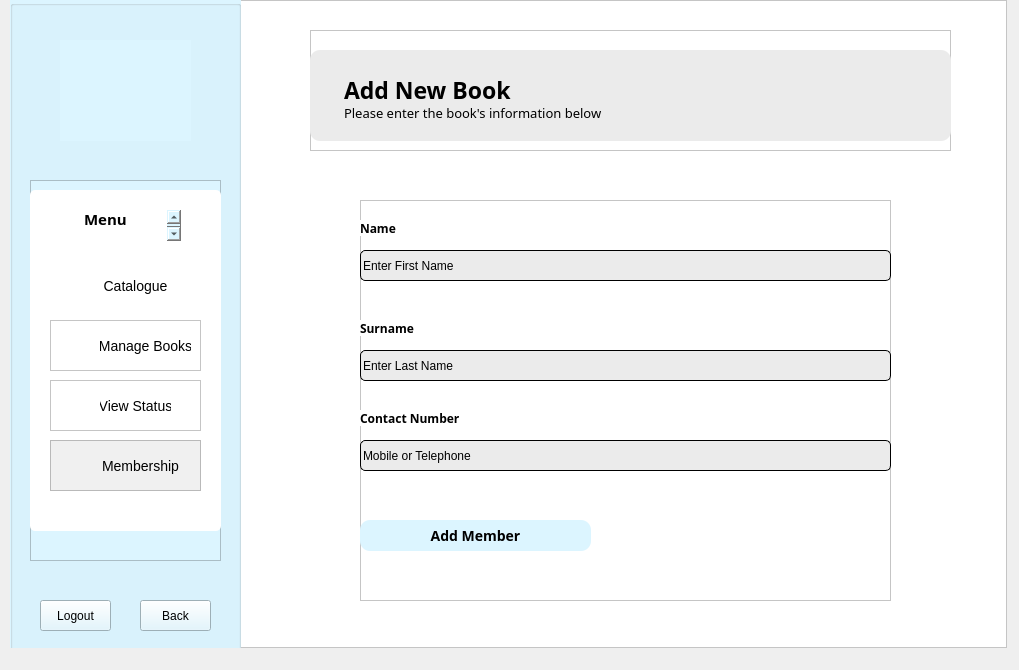
<?xml version="1.0" encoding="UTF-8"?>
<ui version="4.0">
 <class>AdminAddMember</class>
 <widget class="QDialog" name="AdminAddMember">
  <property name="geometry">
   <rect>
    <x>0</x>
    <y>0</y>
    <width>1019</width>
    <height>670</height>
   </rect>
  </property>
  <property name="windowTitle">
   <string>Dialog</string>
  </property>
  <widget class="QFrame" name="frame">
   <property name="geometry">
    <rect>
     <x>10</x>
     <y>0</y>
     <width>997</width>
     <height>648</height>
    </rect>
   </property>
   <property name="styleSheet">
    <string notr="true">background: white;</string>
   </property>
   <property name="frameShape">
    <enum>QFrame::StyledPanel</enum>
   </property>
   <property name="frameShadow">
    <enum>QFrame::Raised</enum>
   </property>
   <widget class="QGroupBox" name="menuPanel">
    <property name="geometry">
     <rect>
      <x>0</x>
      <y>0</y>
      <width>231</width>
      <height>671</height>
     </rect>
    </property>
    <property name="styleSheet">
     <string notr="true">background: rgb(220, 245, 255);</string>
    </property>
    <property name="title">
     <string/>
    </property>
    <widget class="QLabel" name="logo">
     <property name="geometry">
      <rect>
       <x>50</x>
       <y>40</y>
       <width>131</width>
       <height>101</height>
      </rect>
     </property>
     <property name="text">
      <string/>
     </property>
     <property name="pixmap">
      <pixmap resource="Resources.qrc">:/images/logo.png</pixmap>
     </property>
     <property name="scaledContents">
      <bool>true</bool>
     </property>
    </widget>
    <widget class="QFrame" name="menu">
     <property name="geometry">
      <rect>
       <x>20</x>
       <y>180</y>
       <width>191</width>
       <height>381</height>
      </rect>
     </property>
     <property name="frameShape">
      <enum>QFrame::StyledPanel</enum>
     </property>
     <property name="frameShadow">
      <enum>QFrame::Raised</enum>
     </property>
     <widget class="QListWidget" name="listWidget_2">
      <property name="geometry">
       <rect>
        <x>0</x>
        <y>10</y>
        <width>191</width>
        <height>341</height>
       </rect>
      </property>
      <property name="styleSheet">
       <string notr="true">background: white;
border-radius: 5px;</string>
      </property>
      <property name="frameShadow">
       <enum>QFrame::Raised</enum>
      </property>
     </widget>
     <widget class="QPlainTextEdit" name="plainTextEdit_6">
      <property name="geometry">
       <rect>
        <x>50</x>
        <y>30</y>
        <width>101</width>
        <height>31</height>
       </rect>
      </property>
      <property name="styleSheet">
       <string notr="true">font-family: Baloo 2;
font-weight: bold;
background: white;
font-size: 15px;
</string>
      </property>
      <property name="frameShape">
       <enum>QFrame::NoFrame</enum>
      </property>
      <property name="frameShadow">
       <enum>QFrame::Plain</enum>
      </property>
      <property name="plainText">
       <string>Admin Menu</string>
      </property>
      <property name="backgroundVisible">
       <bool>false</bool>
      </property>
     </widget>
     <widget class="QFrame" name="catalogue_1">
      <property name="geometry">
       <rect>
        <x>20</x>
        <y>80</y>
        <width>151</width>
        <height>51</height>
       </rect>
      </property>
      <property name="styleSheet">
       <string notr="true">background: white;
border-radius: 5px;</string>
      </property>
      <property name="frameShape">
       <enum>QFrame::StyledPanel</enum>
      </property>
      <property name="frameShadow">
       <enum>QFrame::Raised</enum>
      </property>
      <widget class="QLabel" name="label_5">
       <property name="geometry">
        <rect>
         <x>10</x>
         <y>10</y>
         <width>31</width>
         <height>31</height>
        </rect>
       </property>
       <property name="text">
        <string/>
       </property>
       <property name="pixmap">
        <pixmap resource="Resources.qrc">:/images/Icons/books.png</pixmap>
       </property>
       <property name="scaledContents">
        <bool>true</bool>
       </property>
      </widget>
      <widget class="QPushButton" name="catalogue">
       <property name="geometry">
        <rect>
         <x>50</x>
         <y>10</y>
         <width>71</width>
         <height>31</height>
        </rect>
       </property>
       <property name="styleSheet">
        <string notr="true">QPushButton {
background: transparent;
font-size: 14px;
border: none;
}

QPushButton:hover {
	color: rgb(124, 204, 241);
}</string>
       </property>
       <property name="text">
        <string>Catalogue</string>
       </property>
       <property name="autoDefault">
        <bool>false</bool>
       </property>
      </widget>
     </widget>
     <widget class="QFrame" name="manageBooks_1">
      <property name="geometry">
       <rect>
        <x>20</x>
        <y>140</y>
        <width>151</width>
        <height>51</height>
       </rect>
      </property>
      <property name="styleSheet">
       <string notr="true">background: white;</string>
      </property>
      <property name="frameShape">
       <enum>QFrame::StyledPanel</enum>
      </property>
      <property name="frameShadow">
       <enum>QFrame::Raised</enum>
      </property>
      <widget class="QLabel" name="label_6">
       <property name="geometry">
        <rect>
         <x>10</x>
         <y>10</y>
         <width>31</width>
         <height>31</height>
        </rect>
       </property>
       <property name="text">
        <string/>
       </property>
       <property name="pixmap">
        <pixmap resource="Resources.qrc">:/images/Icons/book.png</pixmap>
       </property>
       <property name="scaledContents">
        <bool>true</bool>
       </property>
      </widget>
      <widget class="QPushButton" name="manageBooks">
       <property name="geometry">
        <rect>
         <x>50</x>
         <y>10</y>
         <width>91</width>
         <height>31</height>
        </rect>
       </property>
       <property name="styleSheet">
        <string notr="true">QPushButton {
background: transparent;
font-size: 14px;
border: none;
}

QPushButton:hover {
	color: rgb(124, 204, 241);
}</string>
       </property>
       <property name="text">
        <string>Manage Books</string>
       </property>
      </widget>
     </widget>
     <widget class="QFrame" name="status_1">
      <property name="geometry">
       <rect>
        <x>20</x>
        <y>200</y>
        <width>151</width>
        <height>51</height>
       </rect>
      </property>
      <property name="styleSheet">
       <string notr="true">background: white;</string>
      </property>
      <property name="frameShape">
       <enum>QFrame::StyledPanel</enum>
      </property>
      <property name="frameShadow">
       <enum>QFrame::Raised</enum>
      </property>
      <widget class="QLabel" name="label_7">
       <property name="geometry">
        <rect>
         <x>10</x>
         <y>10</y>
         <width>31</width>
         <height>31</height>
        </rect>
       </property>
       <property name="text">
        <string/>
       </property>
       <property name="pixmap">
        <pixmap resource="Resources.qrc">:/images/Icons/status.png</pixmap>
       </property>
       <property name="scaledContents">
        <bool>true</bool>
       </property>
      </widget>
      <widget class="QPushButton" name="status">
       <property name="geometry">
        <rect>
         <x>50</x>
         <y>10</y>
         <width>71</width>
         <height>31</height>
        </rect>
       </property>
       <property name="styleSheet">
        <string notr="true">QPushButton {
background: transparent;
font-size: 14px;
border: none;
}

QPushButton:hover {
	color: rgb(124, 204, 241);
}</string>
       </property>
       <property name="text">
        <string>View Status</string>
       </property>
      </widget>
     </widget>
     <widget class="QFrame" name="membership_1">
      <property name="geometry">
       <rect>
        <x>20</x>
        <y>260</y>
        <width>151</width>
        <height>51</height>
       </rect>
      </property>
      <property name="styleSheet">
       <string notr="true">background: rgb(240, 240, 240);</string>
      </property>
      <property name="frameShape">
       <enum>QFrame::StyledPanel</enum>
      </property>
      <property name="frameShadow">
       <enum>QFrame::Raised</enum>
      </property>
      <widget class="QLabel" name="label_8">
       <property name="geometry">
        <rect>
         <x>10</x>
         <y>10</y>
         <width>31</width>
         <height>31</height>
        </rect>
       </property>
       <property name="text">
        <string/>
       </property>
       <property name="pixmap">
        <pixmap resource="Resources.qrc">:/images/Icons/user.png</pixmap>
       </property>
       <property name="scaledContents">
        <bool>true</bool>
       </property>
      </widget>
      <widget class="QPushButton" name="membership">
       <property name="geometry">
        <rect>
         <x>50</x>
         <y>10</y>
         <width>81</width>
         <height>31</height>
        </rect>
       </property>
       <property name="styleSheet">
        <string notr="true">QPushButton {
background: transparent;
font-size: 14px;
border: none;
}

QPushButton:hover {
	color: rgb(124, 204, 241);
}</string>
       </property>
       <property name="text">
        <string>Membership</string>
       </property>
      </widget>
     </widget>
    </widget>
    <widget class="QPushButton" name="pushButton_2">
     <property name="geometry">
      <rect>
       <x>30</x>
       <y>600</y>
       <width>71</width>
       <height>31</height>
      </rect>
     </property>
     <property name="styleSheet">
      <string notr="true">QPushButton:hover {
	color: rgb(106, 146, 255);
}</string>
     </property>
     <property name="text">
      <string>Logout</string>
     </property>
    </widget>
    <widget class="QPushButton" name="back">
     <property name="geometry">
      <rect>
       <x>130</x>
       <y>600</y>
       <width>71</width>
       <height>31</height>
      </rect>
     </property>
     <property name="styleSheet">
      <string notr="true">/*QPushButton {
background: white;
}*/

QPushButton:hover {
	color: rgb(106, 146, 255);
}</string>
     </property>
     <property name="text">
      <string>Back</string>
     </property>
     <property name="icon">
      <iconset theme="go-previous">
       <normaloff>.</normaloff>.</iconset>
     </property>
    </widget>
   </widget>
   <widget class="QFrame" name="heading_3">
    <property name="geometry">
     <rect>
      <x>300</x>
      <y>30</y>
      <width>641</width>
      <height>121</height>
     </rect>
    </property>
    <property name="frameShape">
     <enum>QFrame::StyledPanel</enum>
    </property>
    <property name="frameShadow">
     <enum>QFrame::Raised</enum>
    </property>
    <widget class="QPlainTextEdit" name="plainTextEdit_9">
     <property name="geometry">
      <rect>
       <x>0</x>
       <y>20</y>
       <width>641</width>
       <height>91</height>
      </rect>
     </property>
     <property name="styleSheet">
      <string notr="true">background: rgb(235, 235, 235);
border-radius: 10px;</string>
     </property>
     <property name="frameShadow">
      <enum>QFrame::Raised</enum>
     </property>
     <property name="plainText">
      <string/>
     </property>
    </widget>
    <widget class="QPlainTextEdit" name="plainTextEdit_10">
     <property name="geometry">
      <rect>
       <x>30</x>
       <y>40</y>
       <width>231</width>
       <height>41</height>
      </rect>
     </property>
     <property name="styleSheet">
      <string notr="true">font-family: Baloo 2;
font-weight: bold;
font-size: 23px;
background: transparent;</string>
     </property>
     <property name="frameShape">
      <enum>QFrame::NoFrame</enum>
     </property>
     <property name="plainText">
      <string>Add New Book</string>
     </property>
    </widget>
    <widget class="QPlainTextEdit" name="plainTextEdit_11">
     <property name="geometry">
      <rect>
       <x>30</x>
       <y>70</y>
       <width>411</width>
       <height>31</height>
      </rect>
     </property>
     <property name="styleSheet">
      <string notr="true">background: transparent;
font-family: Baloo 2;
font-size: 13px;</string>
     </property>
     <property name="frameShape">
      <enum>QFrame::NoFrame</enum>
     </property>
     <property name="plainText">
      <string>Please enter the book's information below</string>
     </property>
    </widget>
   </widget>
   <widget class="QFrame" name="frame_9">
    <property name="geometry">
     <rect>
      <x>350</x>
      <y>200</y>
      <width>531</width>
      <height>401</height>
     </rect>
    </property>
    <property name="frameShape">
     <enum>QFrame::StyledPanel</enum>
    </property>
    <property name="frameShadow">
     <enum>QFrame::Raised</enum>
    </property>
    <widget class="QLineEdit" name="lineEdit_title">
     <property name="geometry">
      <rect>
       <x>0</x>
       <y>50</y>
       <width>531</width>
       <height>31</height>
      </rect>
     </property>
     <property name="styleSheet">
      <string notr="true">border: 0.5px solid black;
border-radius: 5px;
background: rgb(235, 235, 235);</string>
     </property>
     <property name="text">
      <string>Enter First Name</string>
     </property>
     <property name="placeholderText">
      <string>Enter title</string>
     </property>
    </widget>
    <widget class="QLabel" name="label_2">
     <property name="geometry">
      <rect>
       <x>0</x>
       <y>20</y>
       <width>71</width>
       <height>16</height>
      </rect>
     </property>
     <property name="styleSheet">
      <string notr="true">font-family: Baloo 2;
font-weight: bold;</string>
     </property>
     <property name="text">
      <string>Name</string>
     </property>
    </widget>
    <widget class="QLabel" name="label_3">
     <property name="geometry">
      <rect>
       <x>0</x>
       <y>120</y>
       <width>71</width>
       <height>16</height>
      </rect>
     </property>
     <property name="styleSheet">
      <string notr="true">font-family: Baloo 2;
font-weight: bold;</string>
     </property>
     <property name="text">
      <string>Surname</string>
     </property>
    </widget>
    <widget class="QLineEdit" name="lineEdit_author">
     <property name="geometry">
      <rect>
       <x>0</x>
       <y>150</y>
       <width>531</width>
       <height>31</height>
      </rect>
     </property>
     <property name="styleSheet">
      <string notr="true">border: 0.5px solid black;
border-radius: 5px;
background: rgb(235, 235, 235);</string>
     </property>
     <property name="text">
      <string>Enter Last Name</string>
     </property>
     <property name="placeholderText">
      <string>Enter author</string>
     </property>
    </widget>
    <widget class="QPushButton" name="image">
     <property name="geometry">
      <rect>
       <x>0</x>
       <y>320</y>
       <width>231</width>
       <height>31</height>
      </rect>
     </property>
     <property name="contextMenuPolicy">
      <enum>Qt::NoContextMenu</enum>
     </property>
     <property name="styleSheet">
      <string notr="true">QPushButton {
font-size: 14px;
border-radius: 10px;
background: rgb(220, 245, 255);
font-family: open sans;
color: black;
font-weight: bold;
}

QPushButton:hover {
	color: rgb(106, 146, 255);
}</string>
     </property>
     <property name="text">
      <string>Add Member</string>
     </property>
     <property name="autoDefault">
      <bool>false</bool>
     </property>
    </widget>
    <widget class="QLineEdit" name="lineEdit_author_2">
     <property name="geometry">
      <rect>
       <x>0</x>
       <y>240</y>
       <width>531</width>
       <height>31</height>
      </rect>
     </property>
     <property name="styleSheet">
      <string notr="true">border: 0.5px solid black;
border-radius: 5px;
background: rgb(235, 235, 235);</string>
     </property>
     <property name="text">
      <string>Mobile or Telephone</string>
     </property>
     <property name="placeholderText">
      <string>Enter author</string>
     </property>
    </widget>
    <widget class="QLabel" name="label_4">
     <property name="geometry">
      <rect>
       <x>0</x>
       <y>210</y>
       <width>131</width>
       <height>16</height>
      </rect>
     </property>
     <property name="styleSheet">
      <string notr="true">font-family: Baloo 2;
font-weight: bold;</string>
     </property>
     <property name="text">
      <string>Contact Number</string>
     </property>
    </widget>
   </widget>
  </widget>
 </widget>
 <resources>
  <include location="Resources.qrc"/>
 </resources>
 <connections/>
</ui>
